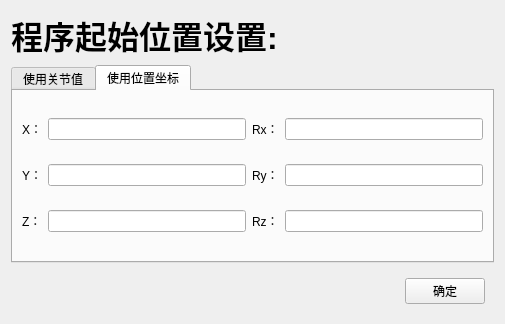
<?xml version="1.0" encoding="UTF-8"?>
<ui version="4.0">
 <class>Homeseting</class>
 <widget class="QWidget" name="Homeseting">
  <property name="geometry">
   <rect>
    <x>0</x>
    <y>0</y>
    <width>505</width>
    <height>324</height>
   </rect>
  </property>
  <property name="windowTitle">
   <string>Form</string>
  </property>
  <layout class="QVBoxLayout" name="verticalLayout">
   <item>
    <widget class="QLabel" name="label">
     <property name="font">
      <font>
       <pointsize>24</pointsize>
       <weight>75</weight>
       <bold>true</bold>
      </font>
     </property>
     <property name="text">
      <string>程序起始位置设置:</string>
     </property>
    </widget>
   </item>
   <item>
    <widget class="QTabWidget" name="tabWidget">
     <property name="currentIndex">
      <number>1</number>
     </property>
     <property name="iconSize">
      <size>
       <width>16</width>
       <height>16</height>
      </size>
     </property>
     <widget class="QWidget" name="tab_jointpos">
      <attribute name="title">
       <string>使用关节值</string>
      </attribute>
      <layout class="QGridLayout" name="gridLayout">
       <item row="0" column="0">
        <widget class="QLabel" name="label_2">
         <property name="text">
          <string>关节1：</string>
         </property>
        </widget>
       </item>
       <item row="0" column="1">
        <widget class="QLineEdit" name="lineEdit_j1">
         <property name="text">
          <string>0</string>
         </property>
        </widget>
       </item>
       <item row="0" column="2">
        <widget class="QLabel" name="label_3">
         <property name="text">
          <string>关节2：</string>
         </property>
        </widget>
       </item>
       <item row="0" column="3">
        <widget class="QLineEdit" name="lineEdit_j2">
         <property name="text">
          <string>-90.0</string>
         </property>
        </widget>
       </item>
       <item row="1" column="0">
        <widget class="QLabel" name="label_4">
         <property name="text">
          <string>关节3：</string>
         </property>
        </widget>
       </item>
       <item row="1" column="1">
        <widget class="QLineEdit" name="lineEdit_j3">
         <property name="text">
          <string>90.0</string>
         </property>
        </widget>
       </item>
       <item row="1" column="2">
        <widget class="QLabel" name="label_5">
         <property name="text">
          <string>关节4：</string>
         </property>
        </widget>
       </item>
       <item row="1" column="3">
        <widget class="QLineEdit" name="lineEdit_j4">
         <property name="text">
          <string>0.0</string>
         </property>
        </widget>
       </item>
       <item row="2" column="0">
        <widget class="QLabel" name="label_6">
         <property name="text">
          <string>关节5：</string>
         </property>
        </widget>
       </item>
       <item row="2" column="1">
        <widget class="QLineEdit" name="lineEdit_j5">
         <property name="text">
          <string>0.0</string>
         </property>
        </widget>
       </item>
       <item row="2" column="2">
        <widget class="QLabel" name="label_7">
         <property name="text">
          <string>关节6：</string>
         </property>
        </widget>
       </item>
       <item row="2" column="3">
        <widget class="QLineEdit" name="lineEdit_j6">
         <property name="text">
          <string>0.0</string>
         </property>
        </widget>
       </item>
      </layout>
     </widget>
     <widget class="QWidget" name="tab_speacepos">
      <attribute name="title">
       <string>使用位置坐标</string>
      </attribute>
      <layout class="QGridLayout" name="gridLayout_2">
       <item row="0" column="0">
        <widget class="QLabel" name="label_8">
         <property name="text">
          <string>X：</string>
         </property>
        </widget>
       </item>
       <item row="0" column="1">
        <widget class="QLineEdit" name="lineEdit_s1"/>
       </item>
       <item row="0" column="2">
        <widget class="QLabel" name="label_10">
         <property name="text">
          <string>Rx：</string>
         </property>
        </widget>
       </item>
       <item row="0" column="3">
        <widget class="QLineEdit" name="lineEdit_s4"/>
       </item>
       <item row="1" column="0">
        <widget class="QLabel" name="label_11">
         <property name="text">
          <string>Y：</string>
         </property>
        </widget>
       </item>
       <item row="1" column="1">
        <widget class="QLineEdit" name="lineEdit_s2"/>
       </item>
       <item row="1" column="2">
        <widget class="QLabel" name="label_12">
         <property name="text">
          <string>Ry：</string>
         </property>
        </widget>
       </item>
       <item row="1" column="3">
        <widget class="QLineEdit" name="lineEdit_s5"/>
       </item>
       <item row="2" column="0">
        <widget class="QLabel" name="label_9">
         <property name="text">
          <string>Z：</string>
         </property>
        </widget>
       </item>
       <item row="2" column="1">
        <widget class="QLineEdit" name="lineEdit_s3"/>
       </item>
       <item row="2" column="2">
        <widget class="QLabel" name="label_13">
         <property name="text">
          <string>Rz：</string>
         </property>
        </widget>
       </item>
       <item row="2" column="3">
        <widget class="QLineEdit" name="lineEdit_s6"/>
       </item>
      </layout>
     </widget>
    </widget>
   </item>
   <item>
    <widget class="QWidget" name="widget" native="true">
     <layout class="QHBoxLayout" name="horizontalLayout">
      <item>
       <spacer name="horizontalSpacer">
        <property name="orientation">
         <enum>Qt::Horizontal</enum>
        </property>
        <property name="sizeHint" stdset="0">
         <size>
          <width>385</width>
          <height>20</height>
         </size>
        </property>
       </spacer>
      </item>
      <item>
       <widget class="QPushButton" name="pushButton_ok">
        <property name="text">
         <string>确定</string>
        </property>
       </widget>
      </item>
     </layout>
    </widget>
   </item>
  </layout>
 </widget>
 <resources/>
 <connections/>
</ui>
